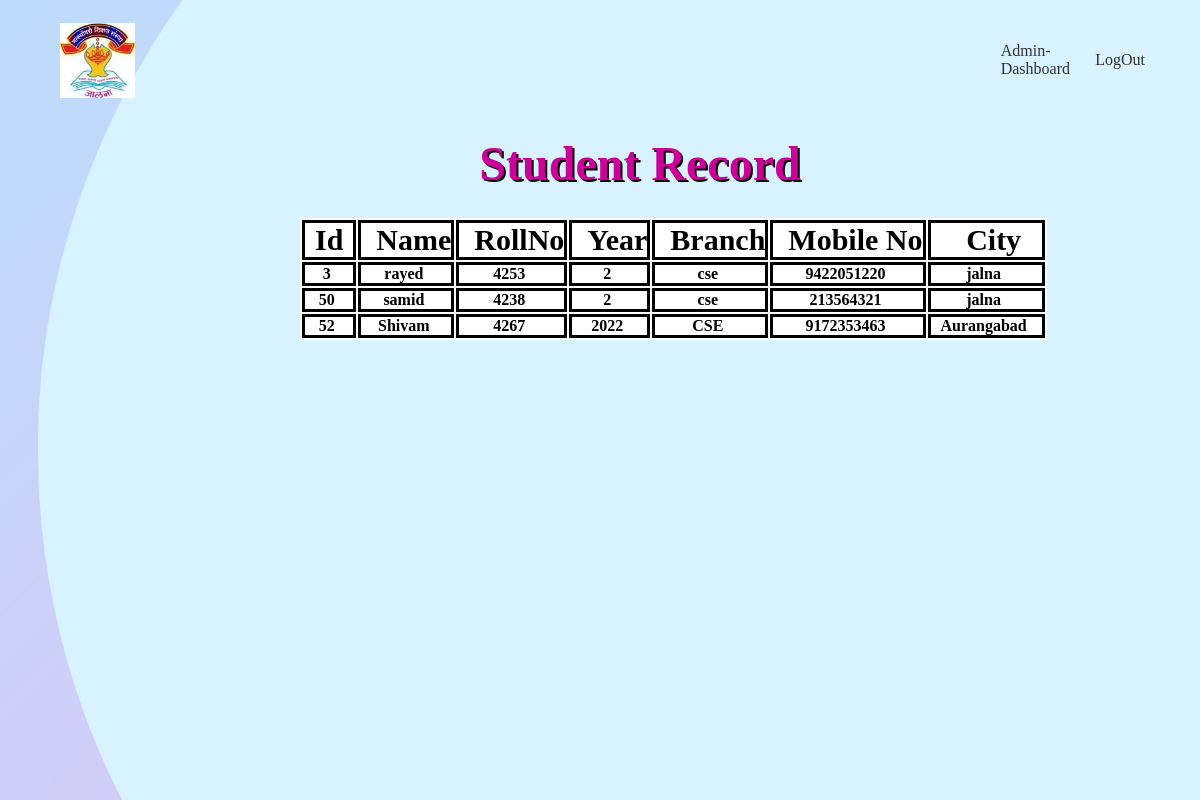
The page /admin/allstudentdata.php on the database its author committed.
### tables this page shows
CREATE TABLE `student_data` (
  `id` int(11) NOT NULL,
  `s_name` varchar(50) NOT NULL,
  `s_rollno` int(50) NOT NULL,
  `s_year` varchar(50) NOT NULL,
  `s_branch` varchar(50) NOT NULL,
  `s_mobilno` bigint(20) NOT NULL,
  `s_city` varchar(50) NOT NULL
);

### admin/allstudentdata.php (the view, shortened to what this page needs)
<html>
<head>
<link rel="stylesheet" href="../css/allstudentdat.css" type="text/css">
</head>
<body>
<div class="container">
        <div class="navbar">
            <img src="../css/images/logo.jpg" class="logo">
            <nav>
                <ul>
                    <li><a href="AdminPanel.php">Admin-Dashboard</a></li>
                </ul>
            </nav>
                <div class="ff">
                <li><a href="logout.php">LogOut</a></li>
                </div>
        </div>
      <div class="main-content-header">
        <h2>Student Record</h2>
        <form>
         <table class="table">
          <tr>
                <th class="student_id">Id</th>
                <th class="student_class">Name</th>
                <th class="student_class">RollNo</th>
                <th class="student_class">Year</th>
                <th class="student_class">Branch</th>
                <th class="student_class">Mobile No</th>
                <th class="student_class">City</th>
         </tr>
<?php
include('../conn.php');
  $sql="SELECT * FROM `student_data`";
  $run=mysqli_query($con,$sql);
  if(mysqli_num_rows($run)>0)
{
     while($row=mysqli_fetch_assoc($run))
     {
        ?>
        <tr>
            <th class="student_class2"> <?php  echo $row['id'].'<br>'; ?></th>
            <th class="student_class2"> <?php  echo $row['s_name'].'<br>'; ?></th>
            <th class="student_class2"> <?php  echo $row['s_rollno'].'<br>'; ?></th>
            <th class="student_class2"> <?php  echo $row['s_year'].'<br>'; ?></th>
            <th class="student_class2"> <?php  echo $row['s_branch'].'<br>'; ?></th>
            <th class="student_class2"> <?php  echo $row['s_mobilno'].'<br>'; ?></th>
            <th class="student_class2"> <?php  echo $row['s_city'].'<br>'; ?></th>
        </tr>
        <?php
        }
}
else{
    echo "No Record Found";
}
?>
              </table>
        </form>
      </div>
</div>
</body>
</html>

### css/allstudentdat.css (style rules this page uses)
* { margin: 0; padding: 0; }
.container { height: 100vh; width: 100%; background-image: url(images/background.png); background-position: center; background-size: cover; padding-left: 5%; padding-right: 5%; box-sizing: border-box; position: relative; overflow: hidden; }
.navbar { width: 100%; height: 15vh; margin: auto; display: flex; align-items: center; }
.logo { width: 75px; cursor: pointer; }
nav { flex: 1; padding-left: 60px; }
nav ul li { display: inline-block; list-style: none; margin-left: 90%; }
nav ul li a { text-decoration: none; color: #333; }
.ff li { list-style: none; margin-left: 10%; }
.ff li a { text-decoration: none; color: #333; }
h2 { text-align: center; font-size: 3rem; color: #cc0099; font-weight: 900; padding-left: 5rem; padding-top: 1rem; text-shadow: 2px 2px black; }
.table { margin-top:27px; margin-left: 240px; background-color: white; }
.student_id { padding-left: 10px; padding-right: 10px; font-size: 30px; color: black; border-top: 3px solid black; border-left: 3px solid black; }
.student_class { padding-left: 15px; font-size: 30px; color: black; border-top: 3px solid black; border-left: 3px solid black; }
th { padding-left: 100px; border: 3px solid black; }
.student_class2 { padding-left: 10px; border-right: 3px solid black; padding-right: 15px; border-left: 3px solid black; }

### rows shown on the page
student_data: id "3", s_name "rayed", s_rollno "4253", s_year "2", s_branch "cse", s_mobilno "9422051220", s_city "jalna"
student_data: id "50", s_name "samid", s_rollno "4238", s_year "2", s_branch "cse", s_mobilno "213564321", s_city "jalna"
student_data: id "52", s_name "Shivam", s_rollno "4267", s_year "2022", s_branch "CSE", s_mobilno "9172353463", s_city "Aurangabad"
